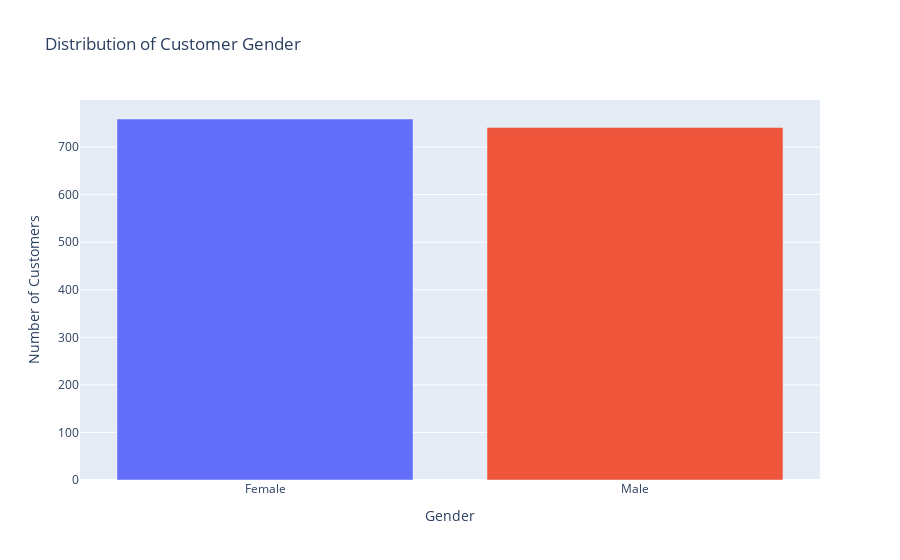

This figure's notebook cell:
### Code cell
restaurant_copy['Gender'].value_counts()

# Create bar chart of gender distribution
gender_counts = restaurant_copy['Gender'].value_counts().reset_index()
gender_counts.columns = ['Gender', 'Count']

fig = px.bar(gender_counts,
            x='Gender',
            y='Count',
            title='Distribution of Customer Gender',
            color='Gender')

# Update layout
fig.update_layout(
    showlegend=False,
    xaxis_title="Gender",
    yaxis_title="Number of Customers"
)

fig.show()

### Figure 1 — Plotly figure (JSON) as saved in the notebook; plotly's stock layout.template omitted (floating-point values rounded to 4 significant figures)
{"data": [{"alignmentgroup": "True", "hovertemplate": "Gender=%{x}<br>Count=%{y}<extra></extra>", "legendgroup": "Female", "marker": {"color": "#636efa", "pattern": {"shape": ""}}, "name": "Female", "offsetgroup": "Female", "orientation": "v", "showlegend": true, "textposition": "auto", "type": "bar", "x": ["Female"], "xaxis": "x", "y": [759], "yaxis": "y"}, {"alignmentgroup": "True", "hovertemplate": "Gender=%{x}<br>Count=%{y}<extra></extra>", "legendgroup": "Male", "marker": {"color": "#EF553B", "pattern": {"shape": ""}}, "name": "Male", "offsetgroup": "Male", "orientation": "v", "showlegend": true, "textposition": "auto", "type": "bar", "x": ["Male"], "xaxis": "x", "y": [741], "yaxis": "y"}], "layout": {"barmode": "relative", "legend": {"title": {"text": "Gender"}, "tracegroupgap": 0}, "showlegend": false, "title": {"text": "Distribution of Customer Gender"}, "xaxis": {"anchor": "y", "categoryarray": ["Female", "Male"], "categoryorder": "array", "domain": [0, 1], "title": {"text": "Gender"}}, "yaxis": {"anchor": "x", "domain": [0, 1], "title": {"text": "Number of Customers"}}}}
